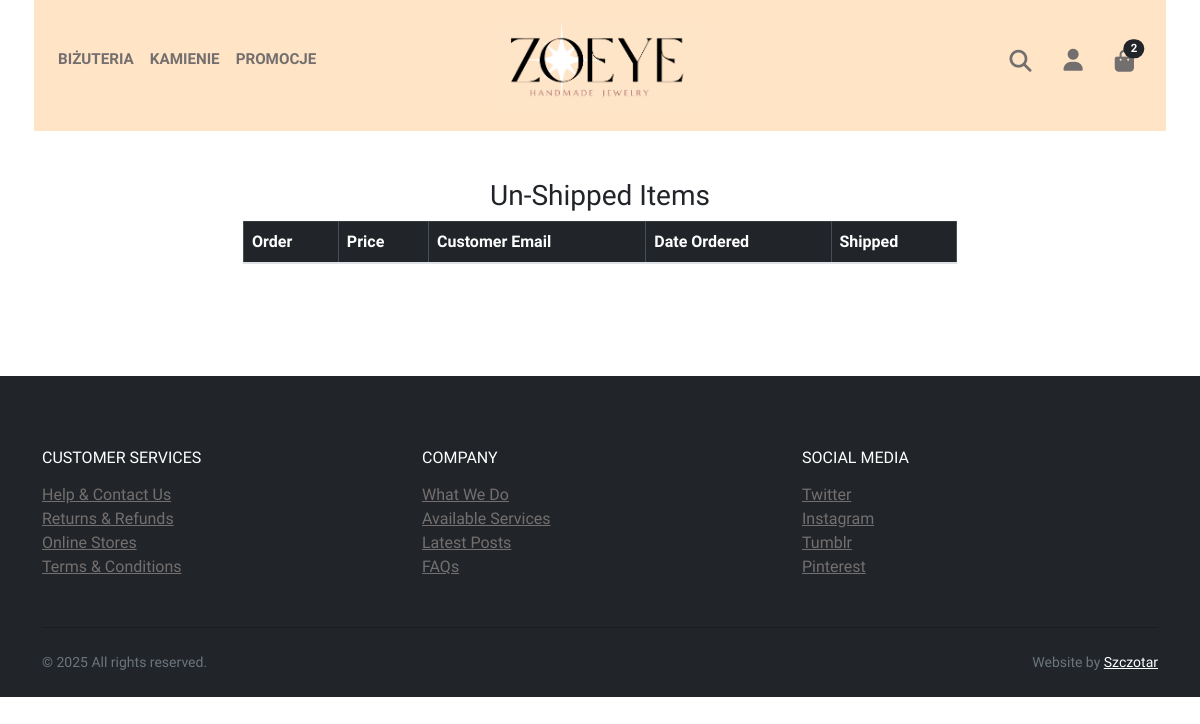
/payment/not_shipped_dash (signed in), run on an earlier commit of the app's database.
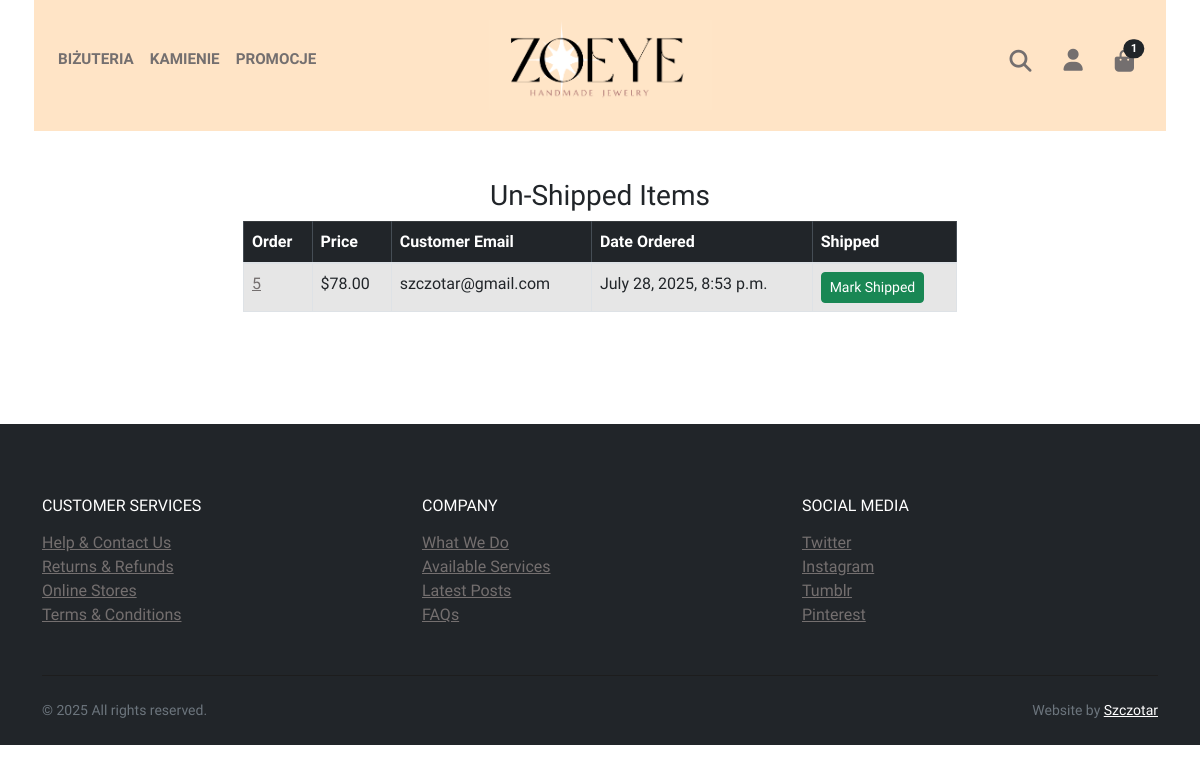
And on a later commit of the database.
### payment/models.py (models this page shows, shortened)
class Order(models.Model):
    user = models.ForeignKey(User, on_delete=models.CASCADE, null=True, blank=True)
    order_number = models.CharField(max_length=12, unique=True, editable=False)
    full_name = models.CharField(max_length=250)
    email = models.EmailField(max_length=250)
    shipping_address = models.TextField(max_length=15000)
    amount_paid = models.DecimalField(max_digits=7, decimal_places=2)
    date_ordered = models.DateTimeField(auto_now_add=True)
    shipped = models.BooleanField(default=False)
    date_shipped = models.DateTimeField(blank=True, null=True)
    payment_intent_id = models.CharField(max_length=255, blank=True, null=True)

### payment/views.py (the view, shortened to what this page needs)
# urls.py: path('not_shipped_dash', views.not_shipped_dash, name="not_shipped_dash"),
def not_shipped_dash(request):
    if request.user.is_authenticated and request.user.is_superuser:
        orders = Order.objects.filter(shipped=False).order_by('-date_ordered')
        return render(request, "payment/not_shipped_dash.html", {"orders": orders})
    else:
        messages.error(request, "Access Denied")
        return redirect('home')

### cart/cart.py (called while the page is built)
    def __len__(self):
        return sum(self.cart.values())

### cart/context_processors.py (called while the page is built)
def cart(request):
	return {'cart': Cart(request)}

### store/context_processors.py (called while the page is built)
def site_data(request):
    return {
        'all_materials': Material.objects.all().order_by('name'),
        'all_categories': Category.objects.all().order_by('name'), # Możesz też dodać wszystkie kategorie
    }

def api_keys(request):
    return {
        'INPOST_KEY': settings.INPOST_KEY,
    }

### payment/templates/payment/not_shipped_dash.html (shortened to what this page needs)
{% extends 'base.html' %}
{% block content %}
        <div class="container">
        	<div class="row">
        		<center>
        			<div class="col-8">
        				<br/><br/>
<h3>Un-Shipped Items</h3>
<table class="table table-striped table-hover table-bordered">
  <thead class="table-dark">
    <tr>
      <th scope="col">Order</th>
      <th scope="col">Price</th>
      <th scope="col">Customer Email</th>
      <th scope="col">Date Ordered</th>
      <th scope="col">Shipped</th>
    </tr>
  </thead>
  <tbody>
  	{% for item in orders %}
    <tr>
      <td><a href="{% url 'orders' item.id %}">{{ item.id }}</a></td>
      <td>${{ item.amount_paid }}</td>
      <td>{{ item.email }}</td>
      <td>{{ item.date_ordered }}</td>
      <td>
        <form method="POST">
          <button type="Submit" class="btn btn-success btn-sm">Mark Shipped</button>
        </form>
      </td>
    </tr>
    {% endfor %}
  </tbody>
</table>
<br/><br/>
<br/><br/>
        			</div>
        		</center>
        	</div>
        </div>
{% endblock %}

What changed in the data, as far as the page shows it:
added Order: id "5", amount_paid "78.00", email "szczotar@gmail.com", date_ordered "July 28, 2025, 8:53 p.m."
Also different on the page:
{{ cart|length }}: "2" → "1"
